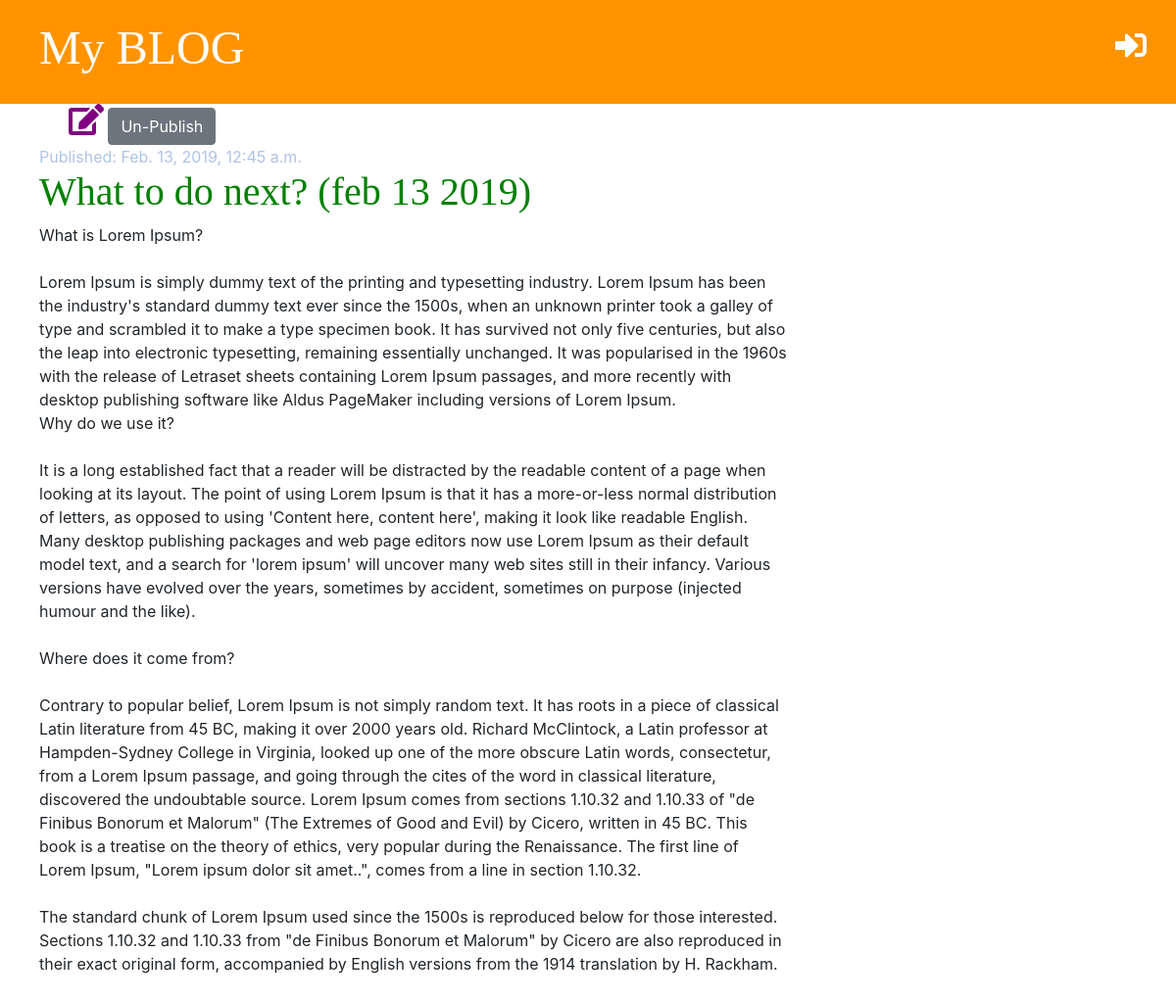
The page /post/3/ on the database as committed earlier.
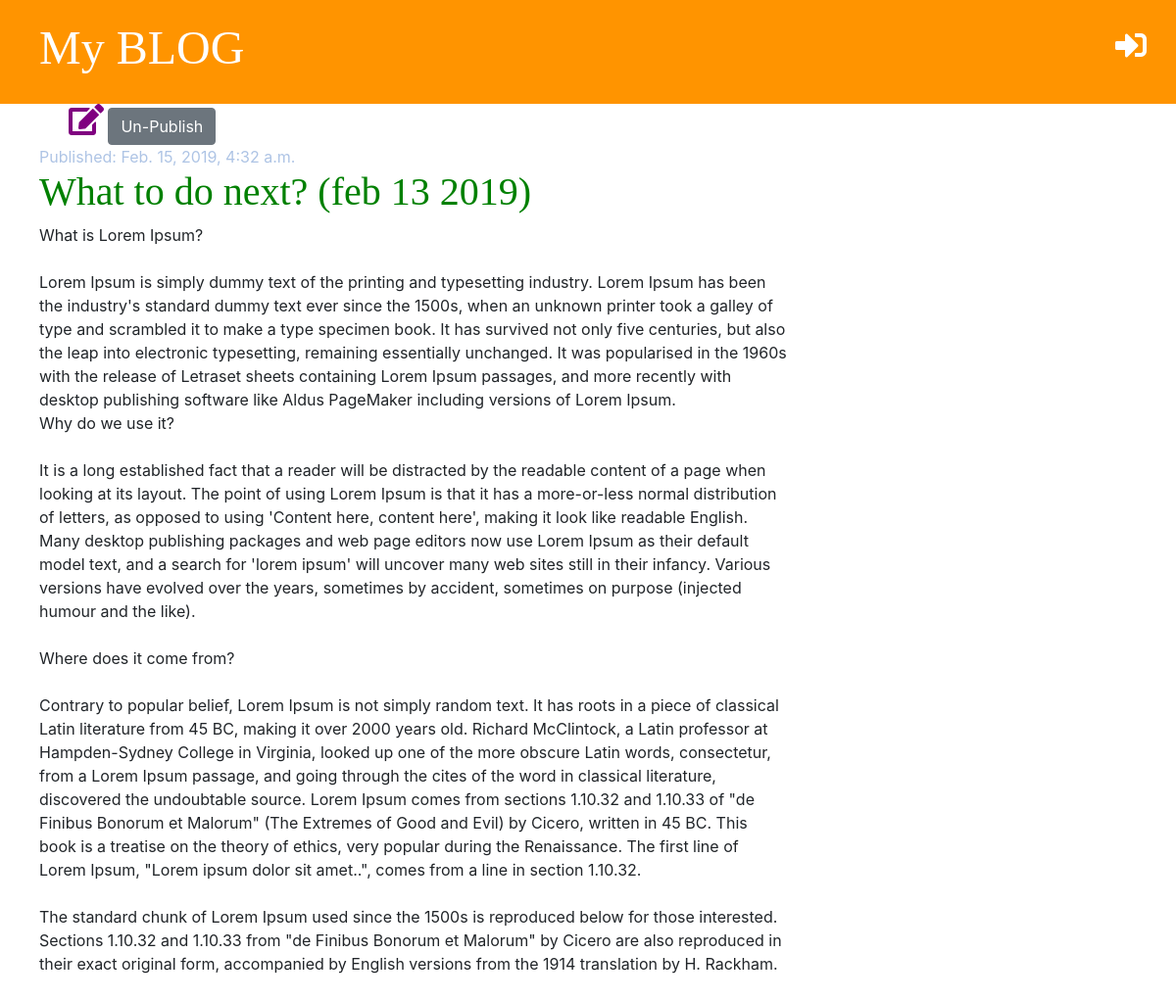
The same page on the database as committed later.
### blog/models.py (models this page shows, shortened)
class Post(models.Model):
    author = models.ForeignKey('auth.User', on_delete=models.CASCADE)
    title = models.CharField(max_length=200)
    text = models.TextField()
    created_date = models.DateTimeField(default=timezone.now)
    published_date = models.DateTimeField(blank=True, null=True)
    test_date = models.DateTimeField(blank=True, null=True)

### blog/views.py (the view)
# urls.py: path('post/<int:pk>/', views.post_detail, name='post_detail'),
def post_detail(request, pk):
    post = get_object_or_404(Post, pk=pk)
    stuff_for_frontend = {'post': post}
    return render(request, 'blog/post_detail.html', stuff_for_frontend)

### blog/templates/blog/post_detail.html
{% extends 'blog/base.html' %}
{% block content %}
<div class="post">
    <span class="edit-publish">
        <a href="{% url 'post_edit' pk=post.pk %}"><i class="fas fa-edit fa-2x"></i></a>
    {% if post.published_date %}
        <a href="{% url 'post_post_unPublish' pk=post.pk %}"><button class="btn btn-secondary">Un-Publish</button></a>
    </span>
        <div class="date">
            Published: {{ post.published_date}}
        </div>
    {% else %}
        <a href="{% url 'post_publish' pk=post.pk %}"><button class="btn btn-secondary">Publish</button></a>
    </span>
    {% endif %}
    <h1>{{ post.title}}</h1>
    <p>{{ post.text|linebreaksbr}}</p>
</div>
{% endblock %}

Rows that differ between the two databases and show on the page:
changed Post: published_date "Feb. 13, 2019, 12:45 a.m." → "Feb. 15, 2019, 4:32 a.m."
